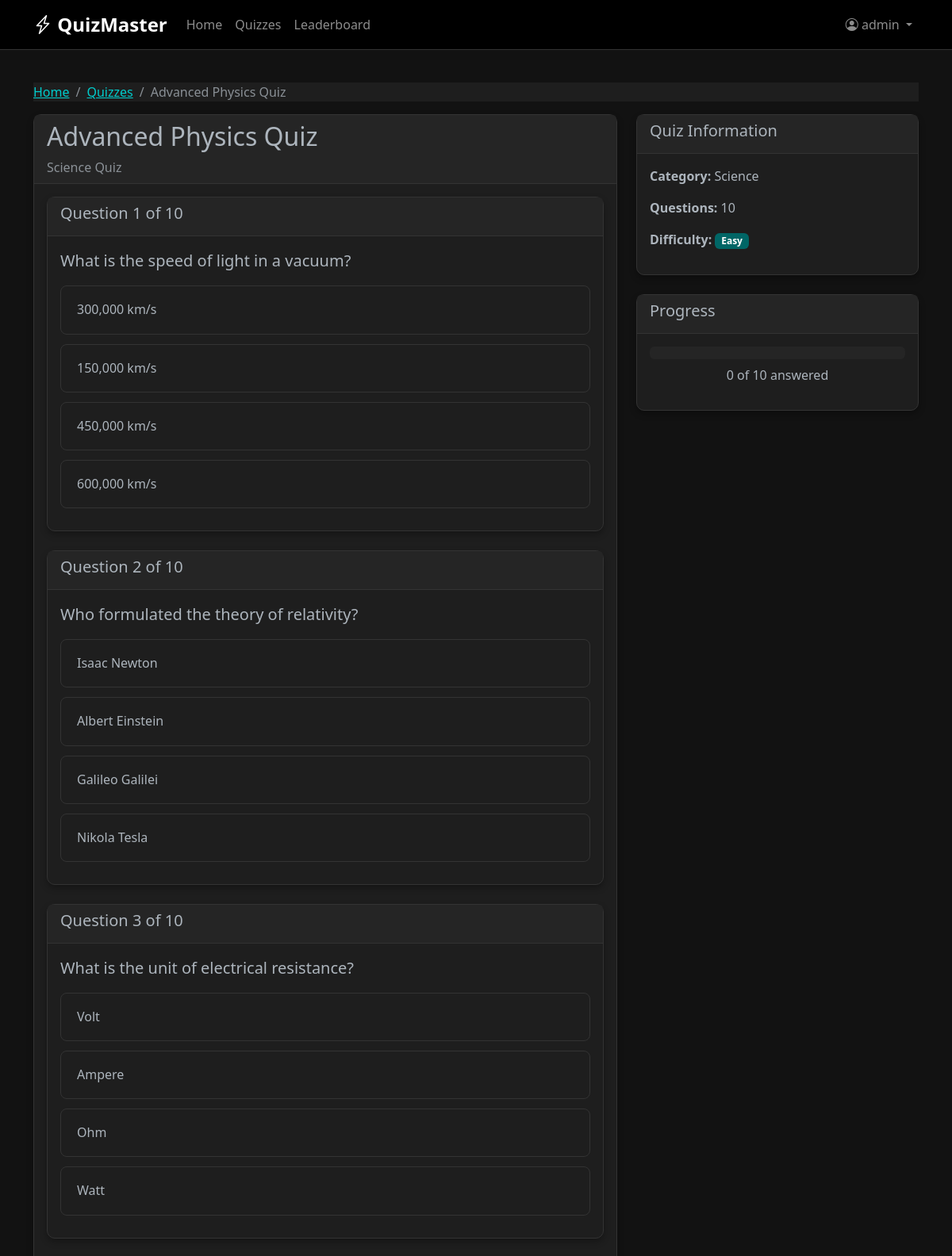
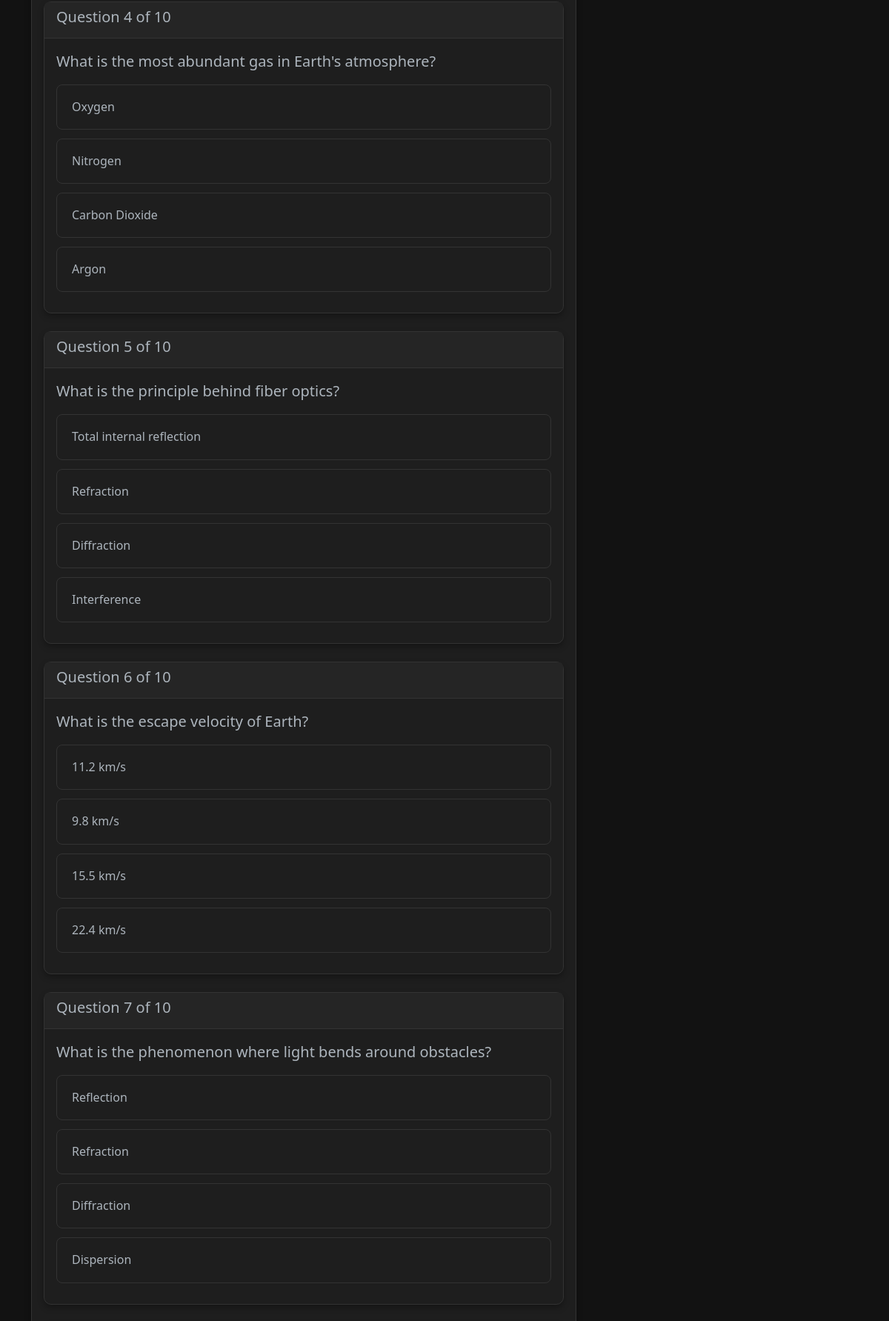
The page /quiz/9/ (signed in, upper part) on the database its author committed (2 pictures, top to bottom).
### quiz/models.py (models this page shows, shortened)
class Quiz(models.Model):
    title = models.CharField(max_length=200)
    description = models.TextField(blank=True)
    category = models.ForeignKey(Category, on_delete=models.CASCADE, related_name="quizzes")
    created_at = models.DateTimeField(auto_now_add=True)
    is_active = models.BooleanField(default=True)
    time_limit = models.PositiveIntegerField(
        help_text="Time limit in minutes (0 for no limit)",
        default=0
    )
    class Meta:
        indexes = [
            models.Index(fields=['category']),
            models.Index(fields=['is_active']),
            models.Index(fields=['-created_at']),
        ]

class Category(models.Model):
    name = models.CharField(max_length=100, unique=True)
    description = models.TextField(blank=True)
    created_at = models.DateTimeField(auto_now_add=True)
    class Meta:
        verbose_name_plural = "Categories"
        indexes = [
            models.Index(fields=['name']),
        ]

class Question(models.Model):
    quiz = models.ForeignKey(Quiz, on_delete=models.CASCADE, related_name="questions")
    text = models.CharField(max_length=500)
    difficulty = models.CharField(max_length=20, choices=[
        ('easy', 'Easy'),
        ('medium', 'Medium'),
        ('hard', 'Hard')
    ], default='medium')
    points = models.PositiveIntegerField(default=1, validators=[MinValueValidator(1)])
    created_at = models.DateTimeField(auto_now_add=True)
    class Meta:
        indexes = [
            models.Index(fields=['quiz']),
            models.Index(fields=['difficulty']),
        ]

class Option(models.Model):
    question = models.ForeignKey(Question, on_delete=models.CASCADE, related_name="options")
    text = models.CharField(max_length=255)
    is_correct = models.BooleanField(default=False)
    class Meta:
        indexes = [
            models.Index(fields=['question']),
        ]

### quiz/views.py (the view)
# urls.py: path("quiz/<int:quiz_id>/", views.quiz_detail, name="quiz_detail"),
def quiz_detail(request, quiz_id):
    if not request.user.is_authenticated:
        return redirect_to_login(request.get_full_path(), '/login/', 'next')
    quiz = get_object_or_404(
        Quiz.objects.prefetch_related(
            'questions__options'
        ).select_related('category'),
        id=quiz_id,
        is_active=True
    )
    return render(request, 'quiz/quiz_detail.html', {'quiz': quiz})

### quiz/templates/quiz/quiz_detail.html (shortened to what this page needs)
{% extends "quiz/base.html" %}
{% block content %}
<div class="container my-5">
  <nav aria-label="breadcrumb">
    <ol class="breadcrumb">
      <li class="breadcrumb-item"><a href="{% url 'home' %}">Home</a></li>
      <li class="breadcrumb-item"><a href="{% url 'quiz_list' %}">Quizzes</a></li>
      <li class="breadcrumb-item active" aria-current="page">{{ quiz.title }}</li>
    </ol>
  </nav>
  <div class="row">
    <div class="col-md-8">
      <div class="card">
        <div class="card-header">
          <h2>{{ quiz.title }}</h2>
          <p class="text-muted mb-0">{{ quiz.category.name }} Quiz</p>
        </div>
        <div class="card-body">
          <form id="quiz-form" method="post" action="{% url 'submit' %}">
            {% for question in quiz.questions.all %}
            <div class="card mb-4 question-card">
              <div class="card-header">
                <h5>Question {{ forloop.counter }} of {{ quiz.questions.count }}</h5>
              </div>
              <div class="card-body">
                <p class="lead">{{ question.text }}</p>
                <div class="options-container">
                  {% for opt in question.options.all %}
                  <div class="option-item">
                    <div class="form-check">
                      <label class="form-check-label h6" for="opt{{ opt.id }}">{{ opt.text }}</label>
                    </div>
                  </div>
                  {% endfor %}
                </div>
              </div>
            </div>
            {% endfor %}
          </form>
        </div>
      </div>
    </div>
    <div class="col-md-4">
      <div class="card">
        <div class="card-header">
          <h5>Quiz Information</h5>
        </div>
        <div class="card-body">
          <p><strong>Category:</strong> {{ quiz.category.name }}</p>
          <p><strong>Questions:</strong> {{ quiz.questions.count }}</p>
          <p><strong>Difficulty:</strong>
            {% if quiz.questions.count > 0 %}
              {% with first_question=quiz.questions.first %}
                {% if first_question.difficulty == 'hard' %}
                  <span class="badge bg-danger">Hard</span>
                {% elif first_question.difficulty == 'medium' %}
                  <span class="badge bg-warning text-dark">Medium</span>
                {% else %}
                  <span class="badge bg-success">Easy</span>
                {% endif %}
              {% endwith %}
            {% else %}
              <span class="badge bg-secondary">Not Available</span>
            {% endif %}
          </p>
        </div>
      </div>
      <div class="card mt-4">
        <div class="card-header">
          <h5>Progress</h5>
        </div>
        <div class="card-body">
          <div class="progress">
          </div>
          <p class="mt-2 text-center"><span id="answered-count">0</span> of {{ quiz.questions.count }} answered</p>
        </div>
      </div>
    </div>
  </div>
</div>
{% endblock %}

### quiz/templates/quiz/base.html (shortened to what this page needs)
<!doctype html>
<html lang="en" data-bs-theme="dark">
<head>
  <link href="https://cdn.jsdelivr.net/npm/bootstrap@5.3.0/dist/css/bootstrap.min.css" rel="stylesheet">
  <link rel="stylesheet" href="https://cdn.jsdelivr.net/npm/bootstrap-icons@1.10.0/font/bootstrap-icons.css">
</head>
<body>
  <nav class="navbar navbar-expand-lg navbar-dark fixed-top">
    <div class="container">
      <a class="navbar-brand" href="{% url 'home' %}">
        <i class="bi bi-lightning-charge"></i> QuizMaster
      </a>
      <div class="collapse navbar-collapse" id="navbarNav">
        <ul class="navbar-nav me-auto">
          <li class="nav-item">
            <a class="nav-link" href="{% url 'home' %}">Home</a>
          </li>
          <li class="nav-item">
            <a class="nav-link" href="{% url 'quiz_list' %}">Quizzes</a>
          </li>
          <li class="nav-item">
            <a class="nav-link" href="{% url 'leaderboard' %}">Leaderboard</a>
          </li>
        </ul>
        <ul class="navbar-nav">
          {% if user.is_authenticated %}
            <li class="nav-item dropdown">
              <a class="nav-link dropdown-toggle" href="#" id="navbarDropdown" role="button" data-bs-toggle="dropdown">
                <i class="bi bi-person-circle"></i> {{ user.username }}
              </a>
            </li>
          {% endif %}
        </ul>
      </div>
    </div>
  </nav>
  <main>
    {% block content %}{% endblock %}
  </main>
</body>
</html>

### quiz/templates/quiz/base.html (style rules this page uses)
body { padding-top: 56px; background-color: #121212; color: #e0e0e0; }
.navbar { background-color: #000 !important; border-bottom: 1px solid #333; }
.navbar-brand { font-weight: bold; font-size: 1.5rem; color: #fff !important; }
.card { background-color: #1e1e1e; border: 1px solid #333; border-radius: 10px; box-shadow: 0 4px 8px rgba(0,0,0,0.3); }
.card-header { background-color: #252525; border-bottom: 1px solid #333; font-weight: 500; }
.breadcrumb { background-color: #1e1e1e; }
a { color: #00cccc; }
.progress { background-color: #252525; }
.badge.bg-success { background-color: #006666 !important; }

### quiz/templates/quiz/quiz_detail.html (style rules this page uses)
.question-card { transition: all 0.3s ease; background-color: #1e1e1e; border: 1px solid #333; }
.option-item { padding: 15px 20px; border-radius: 8px; transition: all 0.2s ease; border: 1px solid #333; cursor: pointer; margin-bottom: 12px; user-select: none; min-height: 50px; display: block; width: 100%; box-sizing: border-box; }
.form-check { width: 100%; margin-bottom: 0; padding: 5px 0; }
.form-check-label { width: 100%; cursor: pointer; margin-bottom: 0; display: block; }
.progress { background-color: #252525; }

### rows shown on the page
Quiz: title "Advanced Physics Quiz", category.name "Science", questions.count "10"
Question: text "What is the speed of light in a vacuum?"
Option: text "300,000 km/s"
Option: text "150,000 km/s"
Option: text "450,000 km/s"
Option: text "600,000 km/s"
Question: text "Who formulated the theory of relativity?"
Option: text "Isaac Newton"
Option: text "Albert Einstein"
Option: text "Galileo Galilei"
Option: text "Nikola Tesla"
Question: text "What is the unit of electrical resistance?"
Option: text "Volt"
Option: text "Ampere"
Option: text "Ohm"
Option: text "Watt"
Question: text "What is the most abundant gas in Earth's atmosphere?"
Option: text "Oxygen"
Option: text "Nitrogen"
Option: text "Carbon Dioxide"
Option: text "Argon"
Question: text "What is the principle behind fiber optics?"
Option: text "Total internal reflection"
Option: text "Refraction"
Option: text "Diffraction"
Option: text "Interference"
Question: text "What is the escape velocity of Earth?"
Option: text "11.2 km/s"
Option: text "9.8 km/s"
Option: text "15.5 km/s"
Option: text "22.4 km/s"
Question: text "What is the phenomenon where light bends around obstacles?"
Option: text "Reflection"
Option: text "Refraction"
Option: text "Diffraction"
Option: text "Dispersion"

### other values the page prints
{{ user.username }} "admin"
